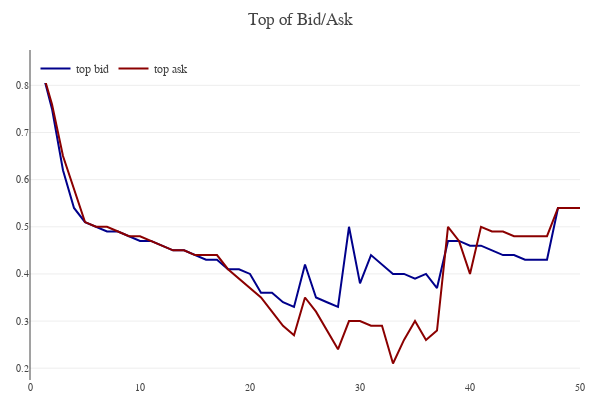

Write notebook code for a chart like this one.
### Code cell
model.bank_details.top_of_book_plot()

### Figure 1 — Plotly figure (JSON) as saved in the notebook; plotly's stock layout.template omitted (floating-point values rounded to 4 significant figures)
{"data": [{"line": {"color": "darkblue"}, "name": "top bid", "type": "scatter", "y": [null, 0.84, 0.75, 0.62, 0.54, 0.51, 0.5, 0.49, 0.49, 0.48, 0.47, 0.47, 0.46, 0.45, 0.45, 0.44, 0.43, 0.43, 0.41, 0.41, 0.4, 0.36, 0.36, 0.34, 0.33, 0.42, 0.35, 0.34, 0.33, 0.5, 0.38, 0.44, 0.42, 0.4, 0.4, 0.39, 0.4, 0.37, 0.47, 0.47, 0.46, 0.46, 0.45, 0.44, 0.44, 0.43, 0.43, 0.43, 0.54, 0.54, 0.54]}, {"line": {"color": "darkred"}, "name": "top ask", "type": "scatter", "y": [null, 0.84, 0.76, 0.65, 0.58, 0.51, 0.5, 0.5, 0.49, 0.48, 0.48, 0.47, 0.46, 0.45, 0.45, 0.44, 0.44, 0.44, 0.41, 0.39, 0.37, 0.35, 0.32, 0.29, 0.27, 0.35, 0.32, 0.28, 0.24, 0.3, 0.3, 0.29, 0.29, 0.21, 0.26, 0.3, 0.26, 0.28, 0.5, 0.47, 0.4, 0.5, 0.49, 0.49, 0.48, 0.48, 0.48, 0.48, 0.54, 0.54, 0.54]}], "layout": {"height": 400, "hovermode": "closest", "legend": {"orientation": "h", "x": 0.01, "xanchor": "left", "y": 0.9, "yanchor": "bottom"}, "margin": {"b": 20, "l": 30, "r": 20, "t": 50}, "showlegend": true, "title": {"text": "Top of Bid/Ask"}, "width": 600, "xaxis": {"anchor": "y", "domain": [0, 1], "showgrid": false, "tickfont": {"size": 10}}, "yaxis": {"anchor": "x", "domain": [0, 1], "side": "left", "tickfont": {"size": 10}}}}
